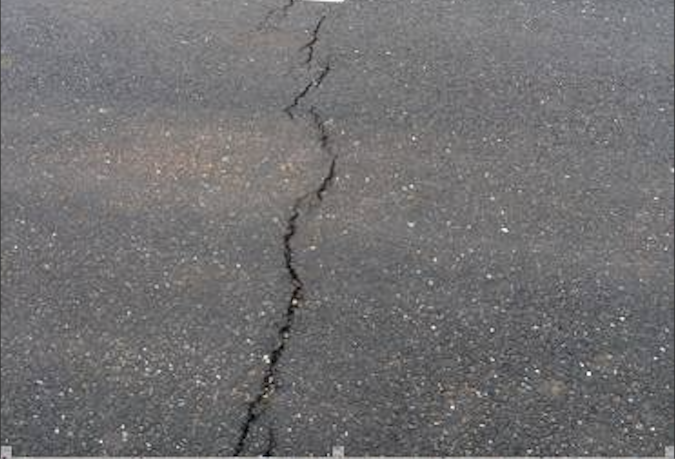
#> input picture inputResources/image3.png, 1350 x 918 px (shown at 1/2 size)
$ python test.py
#> lines starting #> are read from the running program, lines starting #| are printed output that depends on the picture; after the words box and inside, x2 and y2 are one past the last pixel; in counts of white or black regions, pixels touching at a corner belong together
import os
import cv2
import time
import imutils
import numpy as np
from skimage import morphology, data, color
from skimage import img_as_float
from skimage import img_as_ubyte

currentTime=time.strftime('%Y-%m-%d %H:%M:%S',time.localtime(time.time()))
print(time.strftime('%Y-%m-%d %H:%M:%S',time.localtime(time.time())))

rootPath=os.path.abspath('..')
print("根目录为：",rootPath)
imagePath=rootPath+"/inputResources/"
# 读取照片
image = cv2.imread(imagePath+"image3.png")
#> image is the input picture: shape (918, 1350, 3); mean B, G, R 113.7, 112.7, 113.7

# 获得图片长宽高
(h, w, d) = image.shape
#> h = 918; w = 1350; d = 3
print("width={}, height={}, depth={}".format(w, h, d))
#| width=1350, height=918, depth=3

# image = cv2.resize(image,None,fx=0.2,fy=0.05)

#把图片转化成灰度图像
gray = cv2.cvtColor(image, cv2.COLOR_BGR2GRAY)
gray_copy = image.copy()
print("打灰度转化图像像:")
cv2.imshow('show', gray)

cv2.waitKey(0)
cv2.destroyAllWindows()
cv2.waitKey(1)

# 生成自己适应均衡化
cache = cv2.createCLAHE(3, (8, 8))
dst = cache.apply(gray)
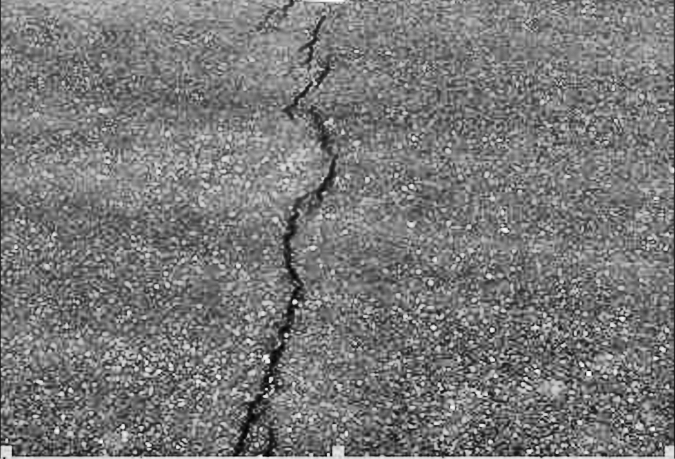
#> dst: shape (918, 1350) (shown at 1/2 size); min 1, max 255, mean 121
print("打印自适应均衡化图像:")
cv2.imshow('CLAHE', dst)
cv2.waitKey(0)
cv2.destroyAllWindows()
cv2.waitKey(1)

# 高斯过滤
gauss = cv2.GaussianBlur(image, (3, 3), 0)
print("打印高斯过滤:")
cv2.imshow('Gaus', gauss)
cv2.waitKey(0)
cv2.destroyAllWindows()
cv2.waitKey(1)

# 画轮毂
canny = cv2.Canny(gauss, 75, 255)
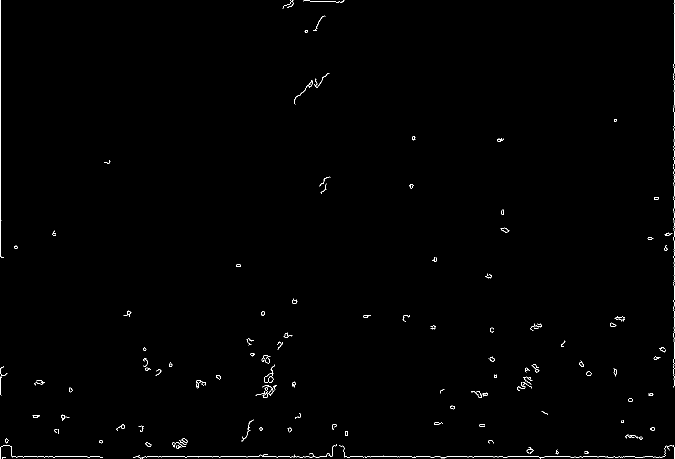
#> canny: shape (918, 1350) (shown at 1/2 size); 0.53% white in thin lines or dots
print("打印画轮毅:")
cv2.imshow('Canny', canny)
cv2.waitKey(0)
cv2.destroyAllWindows()
cv2.waitKey(1)

# 画核 -- 形态学处理
kernel = cv2.getStructuringElement(cv2.MORPH_RECT, (5, 5))

# 膨胀
dilated = cv2.dilate(canny, kernel, iterations=1)
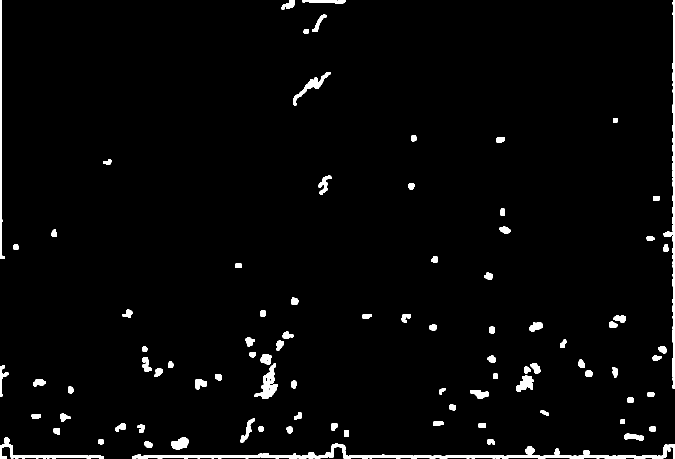
#> dilated: shape (918, 1350) (shown at 1/2 size); 2.7% white; 90 white regions, largest, box (x1, y1, x2, y2) and area: (264, 886, 1350, 918) 6764, (1327, 0, 1350, 777) 3652, (0, 0, 10, 518) 2109
print("打印膨胀:")
cv2.imshow("Dilated Image", dilated)
cv2.waitKey(0)
cv2.destroyAllWindows()
cv2.waitKey(1)

# 打印腐蚀

erode = cv2.erode(canny, kernel, iterations=1)
#> erode: shape (918, 1350); every value is 0
print("打印腐蚀")
cv2.imshow('erode', erode)
cv2.waitKey(0)
cv2.destroyAllWindows()
cv2.waitKey(1)

# 先进行膨胀，在进行腐蚀操作
closed = cv2.morphologyEx(dilated, cv2.MORPH_CLOSE, kernel)
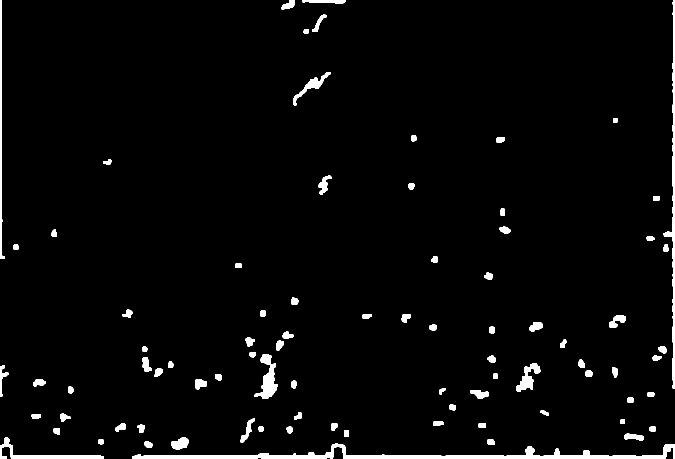
#> closed: shape (918, 1350) (shown at 1/2 size); 2.9% white; 84 white regions
print("打印先膨胀在腐蚀的操作:")
cv2.imshow("Closed", closed)
cv2.waitKey(0)
cv2.destroyAllWindows()
cv2.waitKey(1)

# 找寻轮廓
contours, hierarchy = cv2.findContours(closed, cv2.RETR_EXTERNAL, cv2.CHAIN_APPROX_NONE)
#> contours = 84 contours; largest, box (x1, y1, x2, y2) and area: (264, 886, 1350, 918) 7642, (1327, 0, 1350, 777) 2882, (509, 708, 555, 798) 1675, (0, 0, 10, 518) 1586, (0, 875, 208, 918) 1533


#cv2.drawContours(closed, contours, -1, (0, 255, 255), 1)
print("打印寻找轮廓:")
cv2.imshow('contours', closed)
cv2.waitKey(0)
cv2.destroyAllWindows()
cv2.waitKey(1)
print("number of contours:",contours)
#> (printed output is left out)
print("hierarchy:",hierarchy)

area = []
for index in range(len(contours)):
    area.append(cv2.contourArea(contours[index]))
#> this loop made 84 passes
#> after the loop, area = 84 values, max 7642.5 at index 0, min 74.5 at index 17, mean 360.8
max_index = np.argmax(area)
#> max_index = 0
max_area = cv2.contourArea(contours[max_index])
#> max_area = 7642.5

for index in range(len(contours)):
    if index != max_index:
        cv2.fillPoly(closed, [contours[index]], 0)
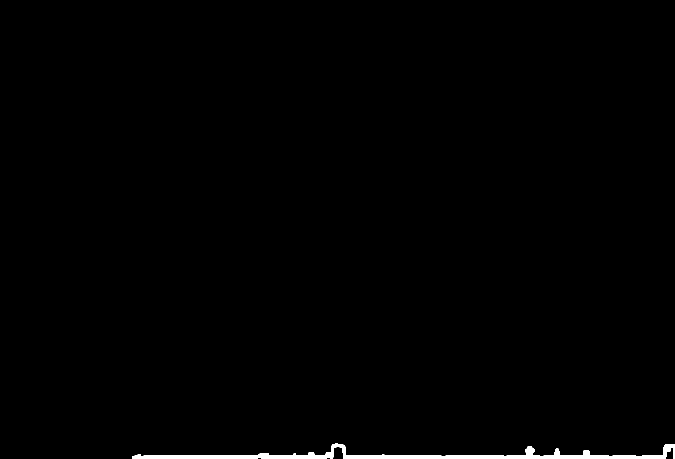
#> closed: shape (918, 1350) (shown at 1/2 size); 0.72% white; 1 white region, box (x1, y1, x2, y2) and area: (264, 886, 1350, 918) 8862

# 打印连通contour
print("打印连通轮廓:")
cv2.imshow('connect area', closed)
cv2.waitKey(0)
cv2.destroyAllWindows()
cv2.waitKey(1)

image = img_as_float(closed)

# 抽取骨架
skeleton = morphology.skeletonize(image)
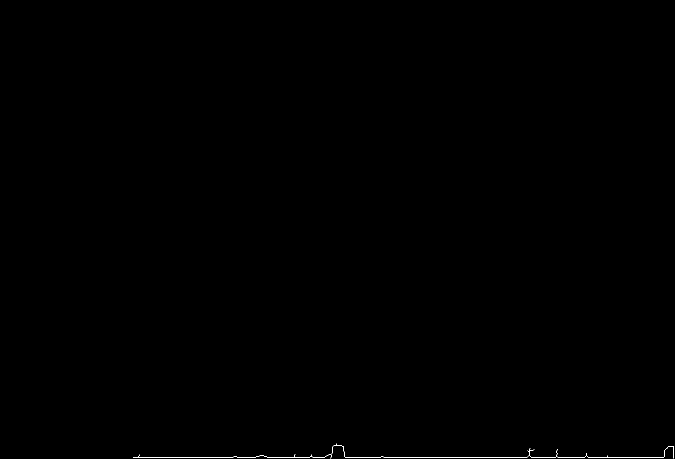
#> skeleton: shape (918, 1350) bool (shown at 1/2 size); 0.1% white in thin lines or dots, all inside (x1, y1, x2, y2) = (266, 887, 1348, 917)
print("打印抽取骨架")
v_image = img_as_ubyte(skeleton)
cv2.imshow('skeleton', v_image)
cv2.waitKey(0)
cv2.destroyAllWindows()
cv2.waitKey(1)
